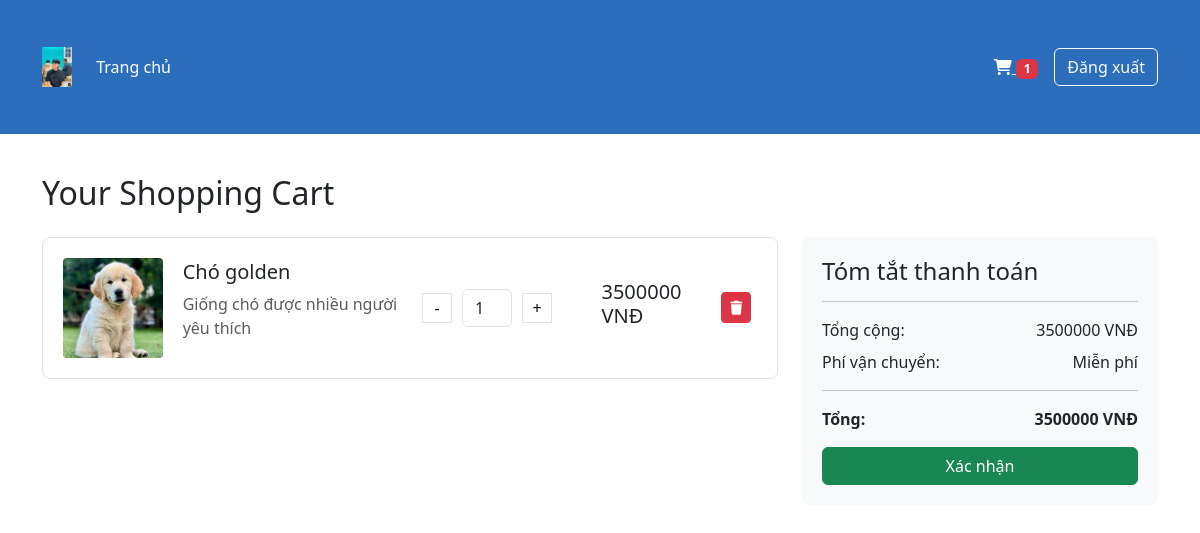
The page /cart/ (signed in) on the database as committed earlier.
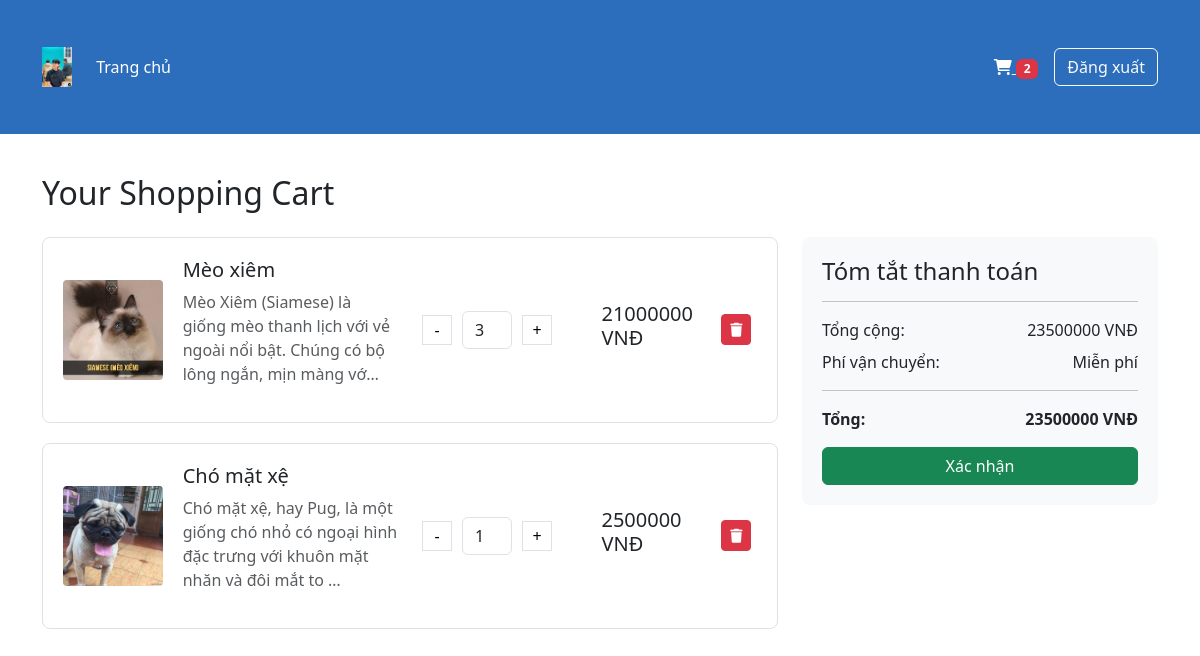
The same page on the database as committed later.
### accounts/models.py (models this page shows, shortened)
class CartItem(models.Model):
    cart = models.ForeignKey(Cart, on_delete=models.CASCADE)
    product = models.ForeignKey(Product, on_delete=models.CASCADE)
    quantity = models.PositiveIntegerField(default=1)
    created_at = models.DateTimeField(auto_now_add=True)
    updated_at = models.DateTimeField(auto_now=True)
    @property
    def total_price(self):
        return self.product.price * self.quantity

class Product(models.Model):
    name = models.CharField(max_length=200, verbose_name='Tên sản phẩm')
    description = models.TextField(verbose_name='Mô tả')
    price = models.DecimalField(max_digits=10, decimal_places=0, verbose_name='Giá')
    image = models.ImageField(upload_to='products/', verbose_name='Hình ảnh')
    category = models.ForeignKey(Category, on_delete=models.CASCADE, verbose_name='Loại sản phẩm')
    created_at = models.DateTimeField(auto_now_add=True, verbose_name='Ngày tạo')
    updated_at = models.DateTimeField(auto_now=True, verbose_name='Ngày cập nhật')
    is_active = models.BooleanField(default=True, verbose_name='Kích hoạt')
    class Meta:
        verbose_name = 'Products'
        verbose_name_plural = 'Products'
        ordering = ['-created_at']

### accounts/views.py (the view)
# urls.py: path('cart/', views.cart, name='cart'),
@login_required
def cart(request):
    cart, created = Cart.objects.get_or_create(user=request.user)
    cart_items = cart.cartitem_set.all()
    subtotal = sum(item.total_price for item in cart_items)
    total = subtotal  # No shipping fee for now
    cart_count = CartItem.objects.filter(cart__user=request.user).count()
    return render(request, 'cart.html', {
        'cart_items': cart_items,
        'subtotal': subtotal,
        'total': total,
        'cart_count': cart_count
    })

### ecommerce/templates/cart.html (shortened to what this page needs)
{% load static %}
<!DOCTYPE html>
<html lang="en">
<head>
    <link href="https://cdn.jsdelivr.net/npm/bootstrap@5.3.0/dist/css/bootstrap.min.css" rel="stylesheet">
    <link href="https://cdnjs.cloudflare.com/ajax/libs/font-awesome/6.0.0/css/all.min.css" rel="stylesheet">
</head>
<body>
    <nav class="navbar navbar-expand-lg nav-main">
        <div class="container">
            <a class="navbar-brand" href="{% url 'home' %}">
                <img src="{% static 'images/pic.jpg' %}" alt="Logo">
            </a>
            <div class="collapse navbar-collapse" id="navbarNav">
                <ul class="navbar-nav me-auto mb-2 mb-lg-0">
                    <li class="nav-item">
                        <a class="nav-link" href="{% url 'home' %}">Trang chủ</a>
                    </li>
                </ul>
                <div class="d-flex align-items-center">
                    {% if user.is_authenticated %}
                        <div class="cart-section me-3">
                            <a href="{% url 'cart' %}" class="text-white">
                                <i class="fas fa-shopping-cart"></i>
                                <span class="badge bg-danger">{{ cart_count }}</span>
                            </a>
                        </div>
                        <a href="{% url 'logout' %}" class="btn btn-outline-light">Đăng xuất</a>
                    {% else %}
                        <a href="{% url 'login' %}" class="btn btn-outline-light me-2">Đăng nhập</a>
                        <a href="{% url 'register' %}" class="btn btn-light">Đăng ký</a>
                    {% endif %}
                </div>
            </div>
        </div>
    </nav>
    <section class="cart-section">
        <div class="container">
            <h2 class="mb-4">Your Shopping Cart</h2>
            <div class="row">
                <div class="col-md-8">
                    {% if cart_items %}
                        {% for item in cart_items %}
                        <div class="cart-item">
                            <div class="row align-items-center">
                                <div class="col-md-2">
                                    <img src="{{ item.product.image.url }}" alt="{{ item.product.name }}">
                                </div>
                                <div class="col-md-4">
                                    <h5>{{ item.product.name }}</h5>
                                    <p class="text-muted">{{ item.product.description|truncatechars:100 }}</p>
                                </div>
                                <div class="col-md-3">
                                    <div class="quantity-control">
                                        <form method="post" action="{% url 'update_cart' item.id %}" class="d-flex align-items-center">
                                            <button type="button" class="decrease-quantity">-</button>
                                            <input type="number" name="quantity" value="{{ item.quantity }}" min="1" class="form-control">
                                            <button type="button" class="increase-quantity">+</button>
                                        </form>
                                    </div>
                                </div>
                                <div class="col-md-2">
                                    <h5>{{ item.total_price }} VNĐ</h5>
                                </div>
                                <div class="col-md-1">
                                    <form method="post" action="{% url 'remove_from_cart' item.id %}">
                                        <button type="submit" class="btn btn-danger btn-sm">
                                            <i class="fas fa-trash"></i>
                                        </button>
                                    </form>
                                </div>
                            </div>
                        </div>
                        {% endfor %}
                    {% else %}
                        <div class="alert alert-info">
                            Giỏ hàng của bạn trống. <a href="{% url 'home' %}">TIếp tục</a>
                        </div>
                    {% endif %}
                </div>
                <div class="col-md-4">
                    <div class="cart-summary">
                        <h4>Tóm tắt thanh toán</h4>
                        <hr>
                        <div class="d-flex justify-content-between mb-2">
                            <span>Tổng cộng:</span>
                            <span>{{ subtotal }} VNĐ</span>
                        </div>
                        <div class="d-flex justify-content-between mb-2">
                            <span>Phí vận chuyển:</span>
                            <span>Miễn phí</span>
                        </div>
                        <hr>
                        <div class="d-flex justify-content-between mb-3">
                            <strong>Tổng:</strong>
                            <strong>{{ total }} VNĐ</strong>
                        </div>
                        {% if cart_items %}
                            <a href="{% url 'checkout_cart' %}" class="btn btn-success w-100">Xác nhận</a>
                        {% endif %}
                    </div>
                </div>
            </div>
        </div>
    </section>
</body>
</html>

### ecommerce/templates/cart.html (style rules this page uses)
.nav-main { background-color: #2c6ebb; padding: 15px; }
.nav-main .navbar-brand img { height: 40px; }
.nav-main .nav-link { color: white !important; }
.cart-section { padding: 40px 0; }
.cart-item { border: 1px solid #dee2e6; border-radius: 8px; padding: 20px; margin-bottom: 20px; }
.cart-item img { width: 100px; height: 100px; object-fit: cover; border-radius: 4px; }
.cart-summary { background-color: #f8f9fa; padding: 20px; border-radius: 8px; }
.quantity-control { display: flex; align-items: center; }
.quantity-control button { width: 30px; height: 30px; border: 1px solid #dee2e6; background-color: white; }
.quantity-control input { width: 50px; text-align: center; margin: 0 10px; }

Rows that differ between the two databases and show on the page:
removed CartItem: product.image (picture), product.name "Chó golden", product.description "Giống chó được nhiều người yêu thích", quantity "1", total_price "3500000"
added CartItem: product.image (picture), product.name "Mèo xiêm", product.description "Mèo Xiêm (Siamese) là giống mèo thanh lịch với vẻ ngoài nổi bật. Chúng có bộ lông ngắn, mịn màng vớ…", quantity "3", total_price "21000000"
added CartItem: product.image (picture), product.name "Chó mặt xệ", product.description "Chó mặt xệ, hay Pug, là một giống chó nhỏ có ngoại hình đặc trưng với khuôn mặt nhăn và đôi mắt to …", quantity "1", total_price "2500000"
Other text that changed with them:
{{ cart_count }}: "1" → "2"
{{ subtotal }}: "3500000" → "23500000"
{{ total }}: "3500000" → "23500000"
